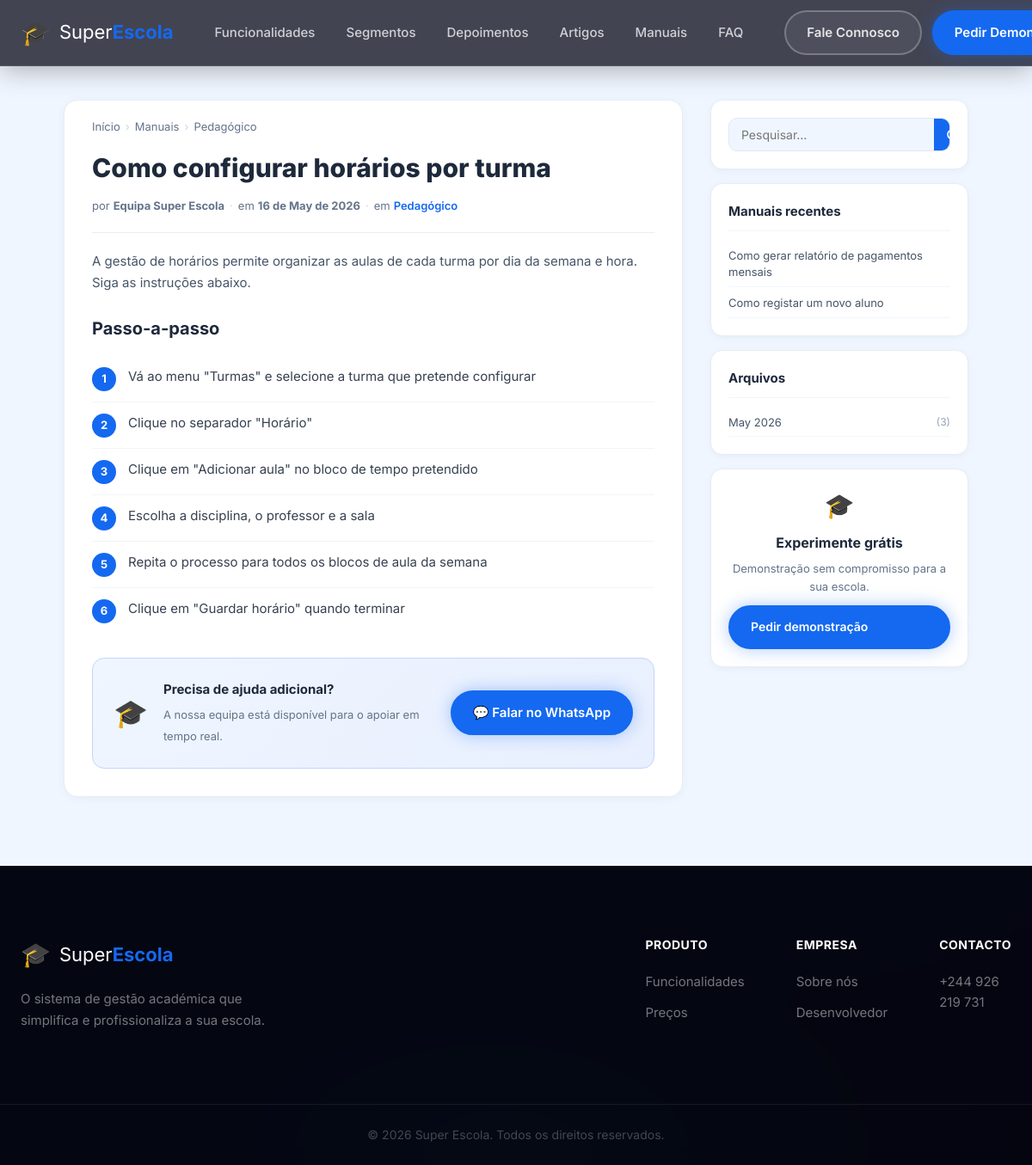
Screenshot of /manual/3/ with the database file from the repository.
### core/models.py (models this page shows, shortened)
class Manual(models.Model):
    titulo = models.TextField()
    categoria = models.TextField(default='Geral')
    resumo = models.TextField(blank=True, default='')
    intro = models.TextField(blank=True, default='')
    passos = models.TextField(blank=True, default='[]')
    conteudo = models.TextField(blank=True, default='')
    imagem_url = models.TextField(blank=True, default='')
    autor = models.TextField(default='Equipa Super Escola')
    publicado_em = models.DateTimeField(auto_now_add=True)
    ativo = models.IntegerField(default=1)
    class Meta:
        db_table = 'manuais'
        ordering = ['-publicado_em']
    def get_passos(self):
        try:
            return [p for p in json.loads(self.passos or '[]') if p]
        except Exception:
            return []

### core/views.py (the view)
# urls.py: path('manual/<int:manual_id>/', views.manual_detail, name='manual_detail'),
def manual_detail(request, manual_id):
    manual = get_object_or_404(Manual, id=manual_id, ativo=1)
    passos = manual.get_passos()
    recentes = Manual.objects.filter(ativo=1).exclude(id=manual_id).order_by('-publicado_em')[:5]
    relacionados = Manual.objects.filter(ativo=1, categoria=manual.categoria).exclude(id=manual_id).order_by('-publicado_em')[:4]
    from django.db.models.functions import TruncMonth
    from django.db.models import Count
    arquivos = Manual.objects.filter(ativo=1).annotate(mes=TruncMonth('publicado_em')).values('mes').annotate(total=Count('id')).order_by('-mes')[:6]
    return render(request, 'manual.html', {
        'manual': manual,
        'passos': passos,
        'recentes': recentes,
        'relacionados': relacionados,
        'arquivos': arquivos,
    })

### core/templates/manual.html (shortened to what this page needs)
{% extends "base.html" %}
{% load static %}
{% block body %}
<header class="header scrolled" id="header">
  <div class="container header-inner">
    <a href="/" class="logo"><span class="logo-icon">🎓</span><span class="logo-text">Super<strong>Escola</strong></span></a>
    <nav class="nav" id="nav">
      <a href="/#funcionalidades" class="nav-link">Funcionalidades</a>
      <a href="/#segmentos" class="nav-link">Segmentos</a>
      <a href="/#depoimentos" class="nav-link">Depoimentos</a>
      <a href="/#artigos" class="nav-link">Artigos</a>
      <a href="/manuais/" class="nav-link" style="color:var(--primary)">Manuais</a>
      <a href="/#faq" class="nav-link">FAQ</a>
    </nav>
    <div class="header-actions">
      <a href="https://wa.me/244926219731?text=Olá!+Vim+pelo+site+e+quero+saber+mais+sobre+o+Super+Escola." class="btn btn-outline" target="_blank">Fale Connosco</a>
      <a href="https://wa.me/244926219731?text=Olá!+Quero+uma+demonstração+do+Super+Escola." class="btn btn-primary" target="_blank">Pedir Demonstração</a>
    </div>
  </div>
</header>
<main class="manual-page">
  <div class="manual-layout">
    <article class="manual-article">
      <div class="manual-breadcrumb">
        <a href="/">Início</a><span>›</span>
        <a href="/manuais/">Manuais</a><span>›</span>
        <a href="/manuais/?cat={{ manual.categoria|urlencode }}">{{ manual.categoria }}</a>
      </div>
      <h1 class="manual-titulo">{{ manual.titulo }}</h1>
      <div class="manual-meta">
        <span>por <strong>{{ manual.autor }}</strong></span>
        <span>em <strong>{{ manual.publicado_em|date:"d \d\e F \d\e Y" }}</strong></span>
        <span>em <a href="/manuais/?cat={{ manual.categoria|urlencode }}" class="manual-cat-link">{{ manual.categoria }}</a></span>
      </div>
      <hr class="manual-divider">
      {% if manual.intro %}
      <p class="manual-intro">{{ manual.intro }}</p>
      {% endif %}
      {% if passos %}
      <h2 class="manual-passos-titulo">Passo-a-passo</h2>
      <ol class="manual-passos-list">
        {% for passo in passos %}
        <li class="manual-passo">{{ passo }}</li>
        {% endfor %}
      </ol>
      {% endif %}
      <div class="manual-cta-box">
        <div class="mcta-icon">🎓</div>
        <div class="mcta-text">
          <strong>Precisa de ajuda adicional?</strong>
          <span>A nossa equipa está disponível para o apoiar em tempo real.</span>
        </div>
        <a href="https://wa.me/244926219731?text=Olá!+Preciso+de+ajuda+com+o+Super+Escola." target="_blank" class="btn btn-primary">💬 Falar no WhatsApp</a>
      </div>
    </article>
    <aside class="manual-sidebar">
      <div class="msb-block">
        <form method="get" action="/manuais/" class="msb-search-form">
          <input type="text" name="q" placeholder="Pesquisar…" class="msb-search-input">
          <button type="submit" class="msb-search-btn">
            <svg width="16" height="16" fill="none" stroke="currentColor" stroke-width="2.5" viewBox="0 0 24 24"><circle cx="11" cy="11" r="8"/><path d="m21 21-4.35-4.35"/></svg>
          </button>
        </form>
      </div>
      {% if recentes %}
      <div class="msb-block">
        <h4 class="msb-title">Manuais recentes</h4>
        <ul class="msb-list">
          {% for r in recentes %}
          <li><a href="{% url 'manual_detail' r.id %}" class="msb-link">{{ r.titulo }}</a></li>
          {% endfor %}
        </ul>
      </div>
      {% endif %}
      {% if arquivos %}
      <div class="msb-block">
        <h4 class="msb-title">Arquivos</h4>
        <ul class="msb-list">
          {% for arq in arquivos %}
          <li>
            <a href="/manuais/" class="msb-link msb-arq">
              {{ arq.mes|date:"F Y" }}
              <span class="msb-arq-count">({{ arq.total }})</span>
            </a>
          </li>
          {% endfor %}
        </ul>
      </div>
      {% endif %}
      <div class="msb-block msb-cta">
        <div style="font-size:28px;margin-bottom:8px;">🎓</div>
        <strong>Experimente grátis</strong>
        <p>Demonstração sem compromisso para a sua escola.</p>
        <a href="https://wa.me/244926219731?text=Quero+uma+demonstração+gratuita." target="_blank" class="btn btn-primary" style="width:100%;text-align:center;margin-top:12px;font-size:14px;">Pedir demonstração</a>
      </div>
    </aside>
  </div>
</main>
<footer class="footer">
  <div class="container footer-inner">
    <div class="footer-brand">
      <a href="/" class="logo"><span class="logo-icon">🎓</span><span class="logo-text">Super<strong>Escola</strong></span></a>
      <p>O sistema de gestão académica que simplifica e profissionaliza a sua escola.</p>
    </div>
    <div class="footer-links">
      <div class="footer-col"><h4>Produto</h4><a href="/#funcionalidades">Funcionalidades</a><a href="/#precos">Preços</a></div>
      <div class="footer-col"><h4>Empresa</h4><a href="{% url 'empresa' %}">Sobre nós</a><a href="{% url 'cv' %}">Desenvolvedor</a></div>
      <div class="footer-col"><h4>Contacto</h4><a href="https://wa.me/244926219731" target="_blank">+244 926 219 731</a></div>
    </div>
  </div>
  <div class="footer-bottom">
    <div class="container"><p>© {% now "Y" %} Super Escola. Todos os direitos reservados.</p></div>
  </div>
</footer>
{% endblock %}

### core/static/css/glass.css (style rules this page uses)
:root { --glass-bg: rgba(255,255,255,0.07); --glass-border: rgba(255,255,255,0.13); --glass-blur: blur(18px); --glow-primary: rgba(20,105,240,0.45); --glow-cyan: rgba(6,182,212,0.35); --glow-pink: rgba(6,194,212,0.3); --page-bg: #060e1c; }
html { background: var(--page-bg); }
body { background: transparent; color: #e2e8f0; position: relative; overflow-x: hidden; }
body::before { content: ''; position: fixed; inset: 0; z-index: -2; background: radial-gradient(ellipse 80vw 60vh at 10% 20%, rgba(20,105,240,0.22) 0%, transparent 60%), radial-gradient(ellipse 60vw 50vh at 90% 10%, rgba(6,182,212,0.18) 0%, transparent 55%), radial-gradient(ellipse 70vw 60vh at 50% 100%, rgba(6,194,212,0.15) 0%, transparent 55%), radial-gradient(ellipse 90vw 80vh at 80% 60%, rgba(20,105,240,0.12) 0%, transparent 60%), linear-gradient(135deg, #060e1c 0%, #0b1a34 40%, #070f20 100%); }
body::after { content: ''; position: fixed; width: 600px; height: 600px; background: radial-gradient(circle, rgba(20,105,240,0.18) 0%, transparent 70%); border-radius: 50%; top: -200px; right: -200px; z-index: -1; animation: orbFloat 12s ease-in-out infinite alternate; pointer-events: none; }
.header { background: rgba(8,8,24,0.4) !important; backdrop-filter: blur(24px) !important; -webkit-backdrop-filter: blur(24px) !important; border-bottom: 1px solid rgba(255,255,255,0.07) !important; box-shadow: 0 4px 32px rgba(0,0,0,0.3) !important; }
.header.scrolled { background: rgba(8,8,24,0.75) !important; border-bottom-color: rgba(255,255,255,0.1) !important; }
.logo { color: #fff !important; }
.header.scrolled .logo { color: #fff !important; }
.nav-link { color: rgba(255,255,255,0.75) !important; }
.header.scrolled .nav-link { color: rgba(255,255,255,0.75) !important; }
.header-actions .btn-outline, .header.scrolled .header-actions .btn-outline { color: rgba(255,255,255,0.85) !important; border-color: rgba(255,255,255,0.25) !important; background: rgba(255,255,255,0.06) !important; }
.footer { background: rgba(4,4,14,0.85) !important; backdrop-filter: blur(10px) !important; border-top: 1px solid rgba(255,255,255,0.07) !important; }
.footer-bottom { border-top-color: rgba(255,255,255,0.07) !important; }
.footer-col h4 { color: #fff !important; }
.footer-col a { color: rgba(255,255,255,0.45) !important; }
.footer-bottom p { color: rgba(255,255,255,0.25) !important; }
.footer-brand p { color: rgba(255,255,255,0.45) !important; }
.btn-primary { box-shadow: 0 0 20px rgba(20,105,240,0.35) !important; }

### rows the page displays
Manual: categoria "Pedagógico", titulo "Como configurar horários por turma", autor "Equipa Super Escola", publicado_em "16 de May de 2026", intro "A gestão de horários permite organizar as aulas de cada turma por dia da semana e hora. Siga as instruções abaixo."
Manual: titulo "Como gerar relatório de pagamentos mensais"
Manual: titulo "Como registar um novo aluno"

### other values shown
{{ passo }} "Vá ao menu \"Turmas\" e selecione a turma que pretende configurar" "Clique no separador \"Horário\"" "Clique em \"Adicionar aula\" no bloco de tempo pretendido" "Escolha a disciplina, o professor e a sala" "Repita o processo para todos os blocos de aula da semana" "Clique em \"Guardar horário\" quando terminar"
{{ arq.mes|date:"F Y" }} "May 2026"
{{ arq.total }} "3"
